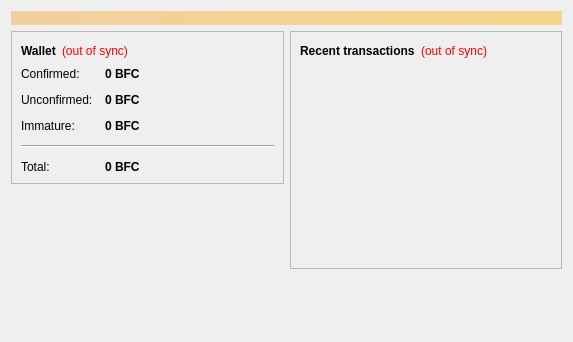
<?xml version="1.0" encoding="UTF-8"?>
<ui version="4.0">
 <class>OverviewPage</class>
 <widget class="QWidget" name="OverviewPage">
  <property name="geometry">
   <rect>
    <x>0</x>
    <y>0</y>
    <width>573</width>
    <height>342</height>
   </rect>
  </property>
  <property name="windowTitle">
   <string>Form</string>
  </property>
  <layout class="QVBoxLayout" name="topLayout">
   <item>
    <widget class="QLabel" name="labelAlerts">
     <property name="visible">
      <bool>false</bool>
     </property>
     <property name="styleSheet">
      <string notr="true">background-color: qlineargradient(x1: 0, y1: 0, x2: 1, y2: 0, stop:0 #F0D0A0, stop:1 #F8D488); color:#000000;</string>
     </property>
     <property name="wordWrap">
      <bool>true</bool>
     </property>
     <property name="margin">
      <number>3</number>
     </property>
    </widget>
   </item>
   <item>
    <layout class="QHBoxLayout" name="horizontalLayout" stretch="1,1">
     <item>
      <layout class="QVBoxLayout" name="verticalLayout_2">
       <item>
        <widget class="QFrame" name="frame">
         <property name="frameShape">
          <enum>QFrame::StyledPanel</enum>
         </property>
         <property name="frameShadow">
          <enum>QFrame::Raised</enum>
         </property>
         <layout class="QVBoxLayout" name="verticalLayout_4">
          <item>
           <layout class="QHBoxLayout" name="horizontalLayout_4">
            <item>
             <widget class="QLabel" name="label_5">
              <property name="font">
               <font>
                <weight>75</weight>
                <bold>true</bold>
               </font>
              </property>
              <property name="text">
               <string>Wallet</string>
              </property>
             </widget>
            </item>
            <item>
             <widget class="QLabel" name="labelWalletStatus">
              <property name="toolTip">
               <string>The displayed information may be out of date. Your wallet automatically synchronizes with the BitFutureCoin network after a connection is established, but this process has not completed yet.</string>
              </property>
              <property name="styleSheet">
               <string notr="true">QLabel { color: red; }</string>
              </property>
              <property name="text">
               <string notr="true">(out of sync)</string>
              </property>
              <property name="alignment">
               <set>Qt::AlignLeading|Qt::AlignLeft|Qt::AlignVCenter</set>
              </property>
             </widget>
            </item>
            <item>
             <spacer name="horizontalSpacer_2">
              <property name="orientation">
               <enum>Qt::Horizontal</enum>
              </property>
              <property name="sizeHint" stdset="0">
               <size>
                <width>40</width>
                <height>20</height>
               </size>
              </property>
             </spacer>
            </item>
           </layout>
          </item>
          <item>
           <layout class="QFormLayout" name="formLayout_2">
            <property name="fieldGrowthPolicy">
             <enum>QFormLayout::AllNonFixedFieldsGrow</enum>
            </property>
            <property name="horizontalSpacing">
             <number>12</number>
            </property>
            <property name="verticalSpacing">
             <number>12</number>
            </property>
            <item row="0" column="0">
             <widget class="QLabel" name="label">
              <property name="text">
               <string>Confirmed:</string>
              </property>
             </widget>
            </item>
            <item row="0" column="1">
             <widget class="QLabel" name="labelBalance">
              <property name="font">
               <font>
                <weight>75</weight>
                <bold>true</bold>
               </font>
              </property>
              <property name="cursor">
               <cursorShape>IBeamCursor</cursorShape>
              </property>
              <property name="toolTip">
               <string>Your current spendable balance</string>
              </property>
              <property name="text">
               <string notr="true">0 BFC</string>
              </property>
              <property name="textInteractionFlags">
               <set>Qt::LinksAccessibleByMouse|Qt::TextSelectableByKeyboard|Qt::TextSelectableByMouse</set>
              </property>
             </widget>
            </item>
            <item row="1" column="0">
             <widget class="QLabel" name="label_3">
              <property name="text">
               <string>Unconfirmed:</string>
              </property>
             </widget>
            </item>
            <item row="1" column="1">
             <widget class="QLabel" name="labelUnconfirmed">
              <property name="font">
               <font>
                <weight>75</weight>
                <bold>true</bold>
               </font>
              </property>
              <property name="cursor">
               <cursorShape>IBeamCursor</cursorShape>
              </property>
              <property name="toolTip">
               <string>Total of transactions that have yet to be confirmed, and do not yet count toward the spendable balance</string>
              </property>
              <property name="text">
               <string notr="true">0 BFC</string>
              </property>
              <property name="textInteractionFlags">
               <set>Qt::LinksAccessibleByMouse|Qt::TextSelectableByKeyboard|Qt::TextSelectableByMouse</set>
              </property>
             </widget>
            </item>
            <item row="2" column="0">
             <widget class="QLabel" name="labelImmatureText">
              <property name="text">
               <string>Immature:</string>
              </property>
             </widget>
            </item>
            <item row="2" column="1">
             <widget class="QLabel" name="labelImmature">
              <property name="font">
               <font>
                <weight>75</weight>
                <bold>true</bold>
               </font>
              </property>
              <property name="toolTip">
               <string>Mined balance that has not yet matured</string>
              </property>
              <property name="text">
               <string notr="true">0 BFC</string>
              </property>
              <property name="textInteractionFlags">
               <set>Qt::LinksAccessibleByMouse|Qt::TextSelectableByKeyboard|Qt::TextSelectableByMouse</set>
              </property>
             </widget>
            </item>
            <item row="4" column="0">
             <widget class="QLabel" name="labelTotalText">
              <property name="text">
               <string>Total:</string>
              </property>
             </widget>
            </item>
            <item row="4" column="1">
             <widget class="QLabel" name="labelTotal">
              <property name="font">
               <font>
                <weight>75</weight>
                <bold>true</bold>
               </font>
              </property>
              <property name="cursor">
               <cursorShape>IBeamCursor</cursorShape>
              </property>
              <property name="toolTip">
               <string>Your current total balance</string>
              </property>
              <property name="text">
               <string notr="true">0 BFC</string>
              </property>
              <property name="textInteractionFlags">
               <set>Qt::LinksAccessibleByMouse|Qt::TextSelectableByKeyboard|Qt::TextSelectableByMouse</set>
              </property>
             </widget>
            </item>
            <item row="3" column="0" colspan="2">
             <widget class="Line" name="line">
              <property name="orientation">
               <enum>Qt::Horizontal</enum>
              </property>
             </widget>
            </item>
           </layout>
          </item>
         </layout>
        </widget>
       </item>
       <item>
        <spacer name="verticalSpacer">
         <property name="orientation">
          <enum>Qt::Vertical</enum>
         </property>
         <property name="sizeHint" stdset="0">
          <size>
           <width>20</width>
           <height>40</height>
          </size>
         </property>
        </spacer>
       </item>
      </layout>
     </item>
     <item>
      <layout class="QVBoxLayout" name="verticalLayout_3">
       <item>
        <widget class="QFrame" name="frame_2">
         <property name="frameShape">
          <enum>QFrame::StyledPanel</enum>
         </property>
         <property name="frameShadow">
          <enum>QFrame::Raised</enum>
         </property>
         <layout class="QVBoxLayout" name="verticalLayout">
          <item>
           <layout class="QHBoxLayout" name="horizontalLayout_2">
            <item>
             <widget class="QLabel" name="label_4">
              <property name="text">
               <string>&lt;b&gt;Recent transactions&lt;/b&gt;</string>
              </property>
             </widget>
            </item>
            <item>
             <widget class="QLabel" name="labelTransactionsStatus">
              <property name="toolTip">
               <string>The displayed information may be out of date. Your wallet automatically synchronizes with the BitFutureCoin network after a connection is established, but this process has not completed yet.</string>
              </property>
              <property name="styleSheet">
               <string notr="true">QLabel { color: red; }</string>
              </property>
              <property name="text">
               <string notr="true">(out of sync)</string>
              </property>
              <property name="alignment">
               <set>Qt::AlignRight|Qt::AlignTrailing|Qt::AlignVCenter</set>
              </property>
             </widget>
            </item>
            <item>
             <spacer name="horizontalSpacer">
              <property name="orientation">
               <enum>Qt::Horizontal</enum>
              </property>
              <property name="sizeHint" stdset="0">
               <size>
                <width>40</width>
                <height>20</height>
               </size>
              </property>
             </spacer>
            </item>
           </layout>
          </item>
          <item>
           <widget class="QListView" name="listTransactions">
            <property name="styleSheet">
             <string notr="true">QListView { background: transparent; }</string>
            </property>
            <property name="frameShape">
             <enum>QFrame::NoFrame</enum>
            </property>
            <property name="verticalScrollBarPolicy">
             <enum>Qt::ScrollBarAlwaysOff</enum>
            </property>
            <property name="horizontalScrollBarPolicy">
             <enum>Qt::ScrollBarAlwaysOff</enum>
            </property>
            <property name="selectionMode">
             <enum>QAbstractItemView::NoSelection</enum>
            </property>
           </widget>
          </item>
         </layout>
        </widget>
       </item>
       <item>
        <spacer name="verticalSpacer_2">
         <property name="orientation">
          <enum>Qt::Vertical</enum>
         </property>
         <property name="sizeHint" stdset="0">
          <size>
           <width>20</width>
           <height>40</height>
          </size>
         </property>
        </spacer>
       </item>
      </layout>
     </item>
    </layout>
   </item>
  </layout>
 </widget>
 <resources/>
 <connections/>
</ui>
